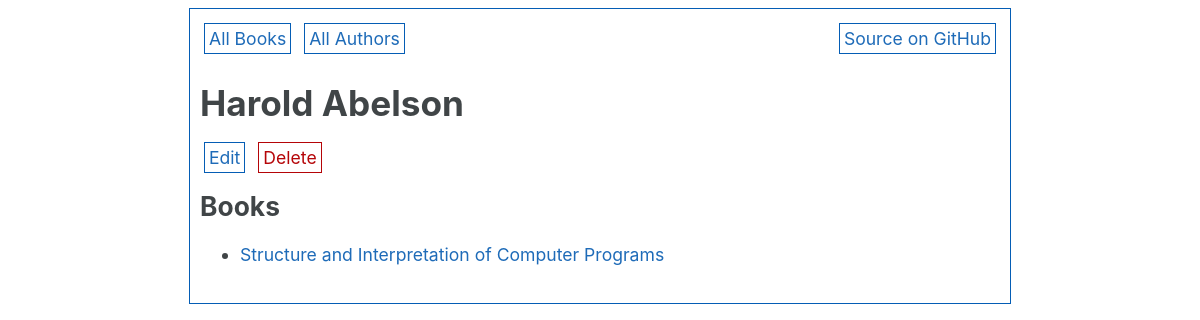
The page /authors/2/ on the database its author committed.
### lib/models.py (models this page shows, shortened)
class Author(models.Model):
    name = models.CharField(max_length=200, unique=True)

class Book(models.Model):
    title = models.CharField(max_length=200, unique=True)
    author = models.ForeignKey(Author, on_delete=models.CASCADE)

### lib/views.py (the view)
# urls.py: url(r'^authors/(?P<author_id>[0-9]+)/$', views.author_detail, name='author_detail'),
def author_detail(request, author_id):
    author = get_object_or_404(Author, pk=author_id)
    books = Book.objects.filter(author_id=author_id)
    return render(request, 'lib/author_detail.html', {'author': author, 'books': books})

### lib/templates/lib/author_detail.html
{% extends 'lib/base.html' %}
{% block content %}
<h1>{{ author.name }}</h1>
<a class="button_link" href="{% url 'library:edit_author' author.id %}">Edit</a>
<a class="delete_link" href="{% url 'library:delete_author' author.id %}">Delete</a>
<h2>Books</h2>
<ul>
{% for book in books %}
    <li><a href="{% url 'library:book_detail' book.id %}">{{ book.title }}</a></li>
{% endfor %}
</ul>
{% endblock content %}

### rows shown on the page
Author: name "Harold Abelson"
Book: title "Structure and Interpretation of Computer Programs"
